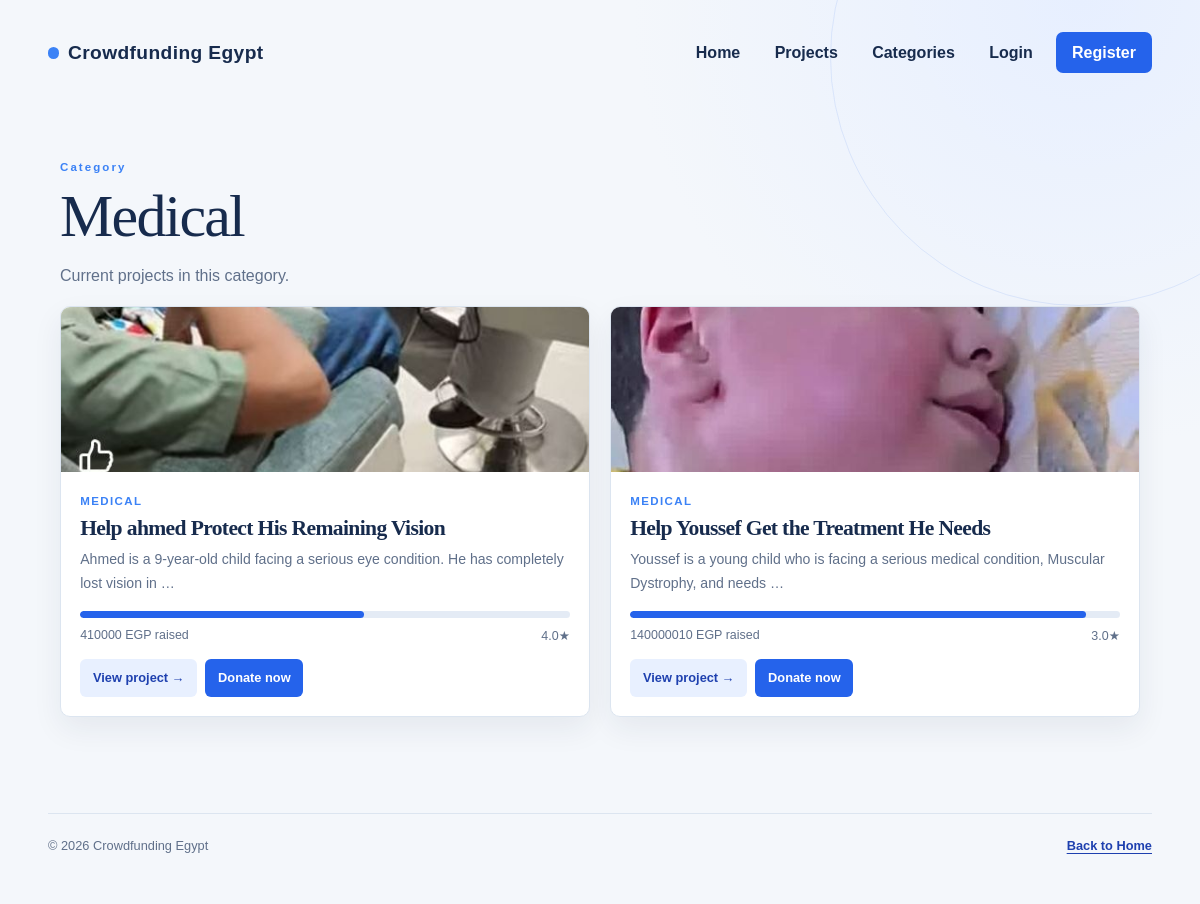
The app's page /category/medical/ with its own data.
### projects/models.py (models this page shows, shortened)
class Category(models.Model):
    name = models.CharField(max_length=80, unique=True)
    slug = models.SlugField(max_length=90, unique=True, blank=True)
    class Meta:
        ordering = ('name',)
        verbose_name_plural = 'categories'

class Project(models.Model):
    class Status(models.TextChoices):
        ACTIVE = 'active', 'Active'
        CANCELLED = 'cancelled', 'Cancelled'
    creator = models.ForeignKey(settings.AUTH_USER_MODEL, on_delete=models.CASCADE, related_name='projects')
    title = models.CharField(max_length=140)
    details = models.TextField()
    category = models.ForeignKey(Category, on_delete=models.PROTECT, related_name='projects')
    tags = models.ManyToManyField(Tag, blank=True, related_name='projects')
    target = models.IntegerField()
    start_time = models.DateTimeField()
    end_time = models.DateTimeField()
    status = models.CharField(max_length=12, choices=Status.choices, default=Status.ACTIVE)
    featured = models.BooleanField(default=False)
    created_at = models.DateTimeField(auto_now_add=True)
    class Meta:
        ordering = ('-created_at',)
    @property
    def total_donations(self):
        return self.donations.aggregate(total=models.Sum('amount'))['total'] or Decimal('0')
    @property
    def progress_percent(self):
        if not self.target:
            return 0
        return min(100, int((self.total_donations / self.target) * 100))
    @property
    def average_rating(self):
        return self.ratings.aggregate(average=models.Avg('score'))['average'] or Decimal('0')
    def get_absolute_url(self):
        return reverse('projects:detail', args=[self.pk])

class ProjectImage(models.Model):
    project = models.ForeignKey(Project, on_delete=models.CASCADE, related_name='images')
    image = models.ImageField(upload_to='project_images/')
    caption = models.CharField(max_length=140, blank=True)
    position = models.PositiveIntegerField(default=0)
    class Meta:
        ordering = ('position', 'id')

### projects/views.py (the view)
# urls.py: path('category/<slug:slug>/', views.category_detail, name='category'),
def category_detail(request, slug):
    category = get_object_or_404(Category, slug=slug)
    projects = Project.objects.filter(category=category, status=Project.Status.ACTIVE).select_related('category').prefetch_related('tags', 'images')
    return render(request, 'projects/category_detail.html', {'category': category, 'projects': projects})

### projects/templates/projects/category_detail.html (shortened to what this page needs)
{% extends 'base.html' %}
{% block content %}
<section class="category-page"><span class="eyebrow">Category</span><h1>{{ category.name }}</h1><p>Current projects in this category.</p><div class="project-grid">{% for project in projects %}{% include 'projects/project_card.html' with project=project %}{% empty %}<p>No active projects in this category yet.</p>{% endfor %}</div></section>
{% endblock %}

### templates/base.html (shortened to what this page needs)
{% load static %}
<!doctype html>
<html lang="en">
<head>
  <link rel="stylesheet" href="{% static 'css/site.css' %}">
</head>
<body class="{% block body_class %}{% endblock %}">
  <div class="site-shell">
    <nav class="site-nav">
      <a class="nav-brand" href="{% url 'projects:home' %}"><strong>Crowdfunding Egypt</strong></a>
      <div class="nav-links">
        <a href="{% url 'projects:home' %}">Home</a>
        <a href="{% url 'projects:list' %}">Projects</a>
        <a href="{% url 'projects:categories' %}">Categories</a>
        {% if user.is_authenticated %}
          <a href="{% url 'accounts:profile' %}">Profile</a>
          <a class="nav-primary" href="{% url 'projects:create' %}">Create Project</a>
          <a href="{% url 'accounts:logout' %}">Logout</a>
        {% else %}
          <a href="{% url 'accounts:login' %}">Login</a>
          <a class="nav-primary" href="{% url 'accounts:register' %}">Register</a>
        {% endif %}
      </div>
    </nav>
    {% block content %}{% endblock %}
    <footer><span>&copy; {% now "Y" %} Crowdfunding Egypt</span><a href="{% url 'projects:home' %}">Back to Home</a></footer>
  </div>
</body>
</html>

### projects/templates/projects/project_card.html
<article class="project-tile home-project-card">
  {% with image=project.images.first %}{% if image %}<img src="{{ image.image.url }}" alt="{{ project.title }}">{% else %}<div class="image-placeholder">No image yet</div>{% endif %}{% endwith %}
  <div class="tile-body">
    <span class="tile-category">{{ project.category.name }}</span>
    <h2><a href="{{ project.get_absolute_url }}">{{ project.title }}</a></h2>
    <p>{{ project.details|truncatewords:16 }}</p>
    <div class="progress"><span style="width: {{ project.progress_percent }}%"></span></div>
    <div class="tile-meta"><span>{{ project.total_donations|floatformat:0 }} EGP raised</span><span>{{ project.average_score|default:project.average_rating|floatformat:1 }}★</span></div>
    <div class="card-actions">
      <a class="card-action" href="{{ project.get_absolute_url }}">View project &rarr;</a>
      <a class="card-action donate-action" href="{{ project.get_absolute_url }}">Donate now</a>
    </div>
  </div>
</article>

### static/css/site.css (style rules this page uses)
:root { --ink: #172b4d; --muted: #60708a; --paper: #f4f7fb; --card: #ffffff; --line: #dce5f0; --teal: #2563eb; --teal-dark: #1e40af; --coral: #3b82f6; --shadow: 0 18px 45px rgba(23, 43, 77, .1); }
* { box-sizing: border-box; }
body { min-height: 100vh; margin: 0; padding: 2rem clamp(1.25rem, 4vw, 4.5rem); background: radial-gradient(circle at 90% 0%, #e7efff 0, transparent 28rem), var(--paper); color: var(--ink); font-family: "Trebuchet MS", Arial, sans-serif; }
body::before { position: fixed; z-index: -1; top: -12rem; right: -8rem; width: 31rem; height: 31rem; border: 1px solid rgba(37, 99, 235, .1); border-radius: 50%; content: ""; }
.site-shell { max-width: 1120px; margin: 0 auto; }
.site-nav { display: flex; align-items: center; justify-content: space-between; gap: 2rem; margin-bottom: clamp(2.5rem, 7vw, 5.5rem); }
.nav-brand { flex-shrink: 0; color: var(--ink); text-decoration: none; }
.nav-brand strong { color: var(--ink); font-size: 1.2rem; letter-spacing: .02em; }
.nav-brand strong::before { display: inline-block; width: .7rem; height: .7rem; margin-right: .55rem; border-radius: 50%; background: var(--coral); content: ""; }
.nav-links { display: flex; align-items: center; justify-content: flex-end; flex-wrap: wrap; gap: .35rem .75rem; }
.nav-links a { padding: .65rem .7rem; border-radius: 7px; color: var(--ink); font-size: 1rem; font-weight: 700; text-decoration: none; transition: color .2s, background .2s, transform .2s; }
.nav-links .nav-primary { padding: .72rem 1rem; background: var(--teal); color: white; }
a { color: var(--teal-dark); font-weight: 700; text-decoration-thickness: 1px; text-underline-offset: 3px; }
h1, h2 { font-family: Georgia, serif; font-weight: 400; letter-spacing: -.03em; }
h1 { margin: 0 0 .75rem; font-size: clamp(2.3rem, 5vw, 4rem); line-height: 1.02; }
p { color: var(--muted); line-height: 1.65; }
.eyebrow, .card-kicker { color: var(--coral); font-size: .72rem; font-weight: 700; letter-spacing: .18em; }
.project-grid { display: grid; grid-template-columns: repeat(auto-fit, minmax(240px, 1fr)); gap: 1.25rem; }
.project-tile { overflow: hidden; border: 1px solid var(--line); border-radius: 10px; background: var(--card); box-shadow: 0 12px 30px rgba(23, 43, 77, .07); transition: transform .2s, box-shadow .2s; }
.project-tile img { display: block; width: 100%; height: 165px; object-fit: cover; }
.tile-body { padding: 1.2rem; }
.tile-body h2 { margin: .45rem 0; font-size: 1.35rem; }
.tile-body h2 a { color: var(--ink); text-decoration: none; }
.tile-body p { margin: .4rem 0 1rem; font-size: .88rem; }
.tile-category { color: var(--coral); font-size: .72rem; font-weight: 700; letter-spacing: .12em; text-transform: uppercase; }
.progress { height: 7px; overflow: hidden; border-radius: 8px; background: #e4ebf5; }
.progress span { display: block; height: 100%; border-radius: inherit; background: var(--teal); }
.tile-meta, .raised { display: flex; justify-content: space-between; gap: 1rem; margin-top: .65rem; color: var(--muted); font-size: .78rem; }
.card-actions { display: flex; flex-wrap: wrap; gap: .5rem; margin-top: 1rem; }
.card-action { display: inline-block; padding: .7rem .8rem; border-radius: 6px; background: #e8f0ff; color: var(--teal-dark); font-size: .8rem; text-decoration: none; }
.donate-action { background: var(--teal); color: white; }
footer { display: flex; justify-content: space-between; gap: 1rem; margin-top: 6rem; padding: 1.5rem 0; border-top: 1px solid var(--line); color: var(--muted); font-size: .8rem; }
.category-page { max-width: 1080px; margin: 0 auto; }
.category-page h1 { margin-top: .7rem; }

### records on screen
Category: name "Medical"
Project: images.first.image (picture), category.name "MEDICAL", title "Help ahmed Protect His Remaining Vision", details "Ahmed is a 9-year-old child facing a serious eye condition. He has completely lost vision in …", target 700000 (drawn), total_donations "410000", average_score "4.0"
Project: images.first.image (picture), category.name "MEDICAL", title "Help Youssef Get the Treatment He Needs", details "Youssef is a young child who is facing a serious medical condition, Muscular Dystrophy, and needs …", target 150000000 (drawn), total_donations "140000010", average_score "3.0"
